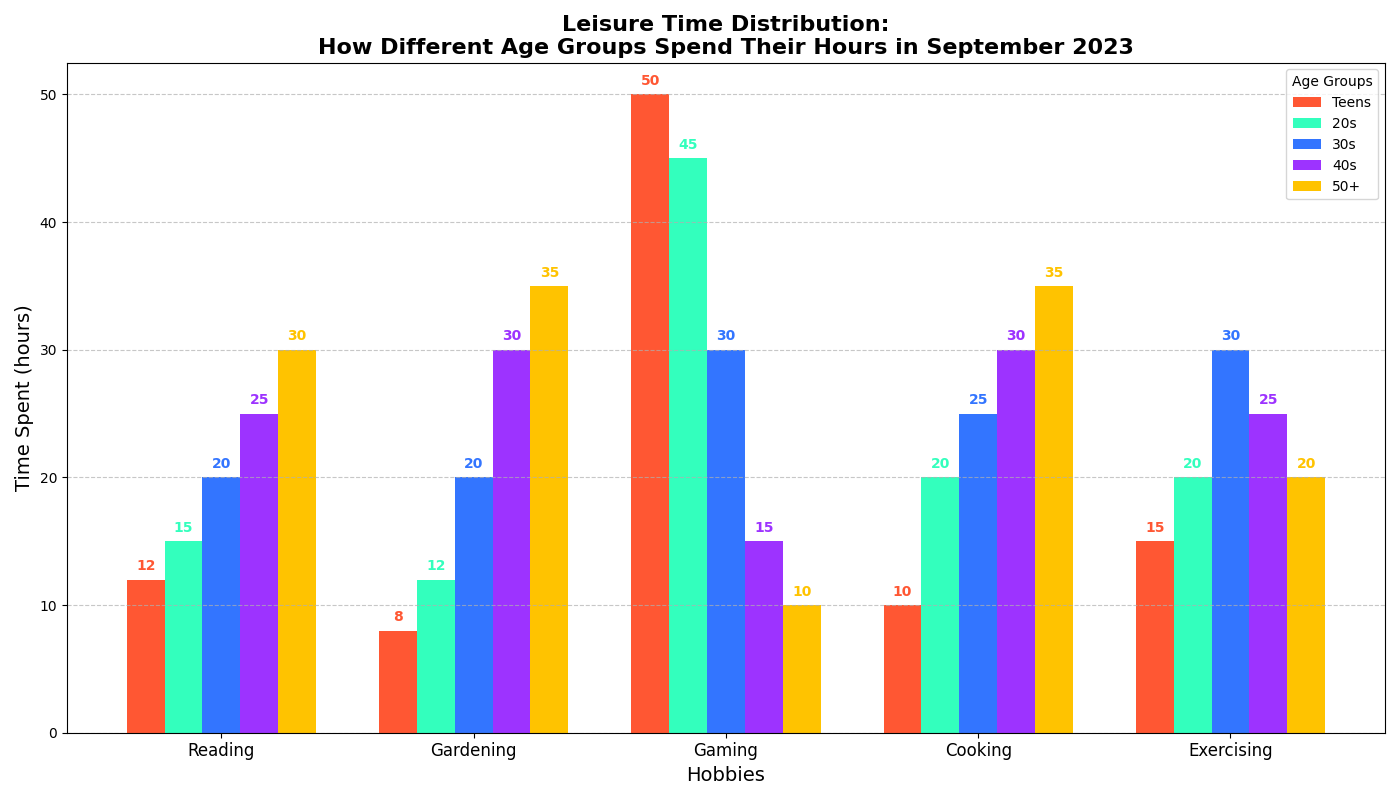

This chart was generated by the following Python code:
import matplotlib.pyplot as plt
import numpy as np

# Backstory:
# The bar chart displays the amount of time (in hours) spent on various hobbies
# during the month of September, 2023, among different age groups. This visual
# representation allows us to understand how different generations allocate their
# leisure time across five common hobbies: Reading, Gardening, Gaming, Cooking, and Exercising.

# Define the age groups and hobbies
age_groups = ['Teens', '20s', '30s', '40s', '50+']
hobbies = ['Reading', 'Gardening', 'Gaming', 'Cooking', 'Exercising']

# Amount of time spent on each hobby (in hours) for each age group (contextual data example)
data = {
    'Teens':       [12,  8, 50, 10, 15],
    '20s':         [15, 12, 45, 20, 20],
    '30s':         [20, 20, 30, 25, 30],
    '40s':         [25, 30, 15, 30, 25],
    '50+':         [30, 35, 10, 35, 20]
}

# Create a figure and axis
fig, ax = plt.subplots(figsize=(14, 8))

# Setting the width of the bars
bar_width = 0.15

# Positions of the bars on the x-axis
indices = np.arange(len(hobbies))

# Assign distinct colors for each age group
colors = ['#FF5733', '#33FFBD', '#3375FF', '#9D33FF', '#FFC300']

# Plotting the bars for each age group
for i, (age_group, color) in enumerate(zip(age_groups, colors)):
    offset = i * bar_width
    ax.bar(indices + offset, data[age_group], width=bar_width, label=age_group, color=color)

# Adding labels and title
ax.set_xlabel('Hobbies', fontsize=14)
ax.set_ylabel('Time Spent (hours)', fontsize=14)
ax.set_title('Leisure Time Distribution:\nHow Different Age Groups Spend Their Hours in September 2023', fontsize=16, weight='bold')
ax.set_xticks(indices + bar_width*2)
ax.set_xticklabels(hobbies, fontsize=12)
ax.legend(title='Age Groups', loc='upper right')

# Adding exact data labels on top of each bar
for i, (age_group, color) in enumerate(zip(age_groups, colors)):
    for j, value in enumerate(data[age_group]):
        ax.text(j + i * bar_width, value + 0.5, str(value),
                ha='center', va='bottom', fontsize=10, color=color, fontweight='bold')

# Adding grid for clarity
ax.yaxis.grid(True, linestyle='--', alpha=0.7)

# Automatically adjust layout to prevent text from being cut off
plt.tight_layout()

# Display the bar chart
plt.show()
